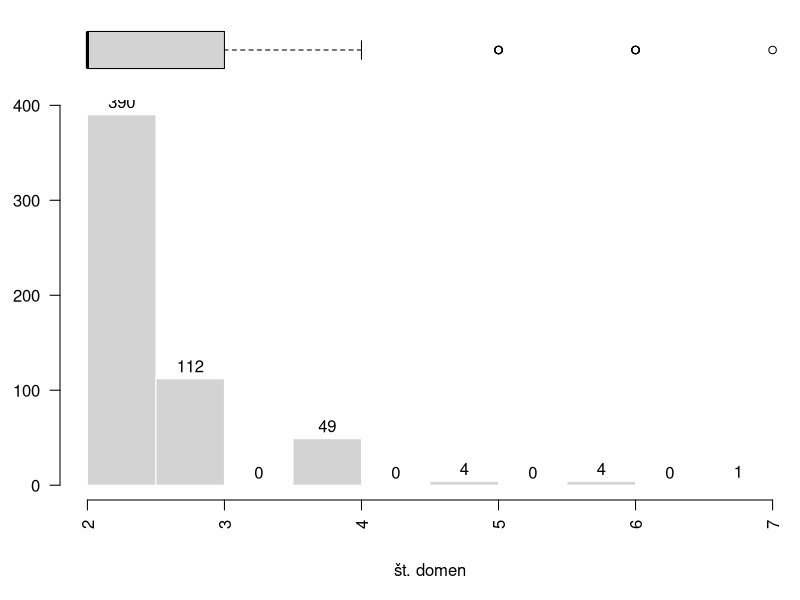
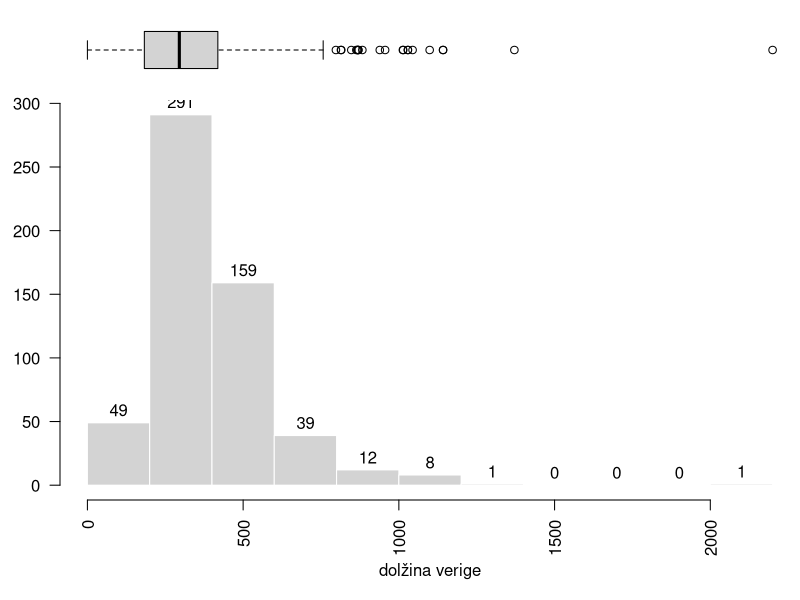

Write R code to recreate these figures, in order. (Note: this script raises an error after producing the figures.)
# TODO: POSODOBI GLEDE NA RMD DOKUMENT
# TODO: POSODOBI GLEDE NA RMD DOKUMENT
# TODO: POSODOBI GLEDE NA RMD DOKUMENT
# TODO: POSODOBI GLEDE NA RMD DOKUMENT
# TODO: POSODOBI GLEDE NA RMD DOKUMENT
# TODO: POSODOBI GLEDE NA RMD DOKUMENT
# TODO: POSODOBI GLEDE NA RMD DOKUMENT
# TODO: POSODOBI GLEDE NA RMD DOKUMENT
# TODO: POSODOBI GLEDE NA RMD DOKUMENT
# TODO: POSODOBI GLEDE NA RMD DOKUMENT
# TODO: POSODOBI GLEDE NA RMD DOKUMENT
# TODO: POSODOBI GLEDE NA RMD DOKUMENT
# TODO: POSODOBI GLEDE NA RMD DOKUMENT
# TODO: POSODOBI GLEDE NA RMD DOKUMENT

library(dplyr)
library(ggplot2)

getwd()
# setwd("..")

# WARN: beri build_decompositions_csv.py za format
csv <- read.csv("sword_results.csv", header = TRUE) |>
    as_tibble() |>
    group_by(protein)
csv

# TODO: odstrani tiste, ki imajo samo eno domeno v optimalni particiji
md_opt <- csv |>
    filter(partition == 0) |>
    filter(max(domain) > 1)
md_opt

table(md_opt$domain)

prot_group <- function(d, p) {
    d[d$protein == p, ]
}

sexy_hist <- function(data, labl = TRUE, b = nclass.Sturges(data), xl = "", yl = "") {
    # set layout
    lay_mat <- matrix(c(1, 2), nrow = 2)
    lay <- layout(mat = lay_mat, heights = c(1, 5))

    # plot
    par(mar = c(0, 3, 0, 0))
    boxplot(data,
        horizontal = TRUE,
        # ylim = c(min(data)-10, max(data)+10),
        axes = FALSE
    )

    par(mar = c(5, 3, 0, 0))
    hist(data,
        breaks = b,
        border = "white",
        # xlim = c(min(data)-10, max(data)+10),
        xlab = xl,
        ylab = yl,
        labels = labl,
        las = 2,
        main = ""
    )
}

# TODO: kakšna je distribucija števila domen
md_opt$protein |>
    table() |>
    sexy_hist(xl = "št. domen")

# največ jih ima 2 domeni, kar je super za nas i think
which(table(md_opt$protein) == 2) |> length()

# TODO: kakšna je distribucija velikost proteinov po dolžini aminokislinske verige

ds <- c()
for (prot in unique(md_opt$protein)) {
    df <- prot_group(md_opt, prot)
    ds <- c(ds, max(df$end))
}
sexy_hist(ds, xl = "dolžina verige")

# TODO: ugotovi kateri kršijo razmerje 1:2, 1:3 v velikosti domen
# večje kot 1:3 je slabo
# iz start in end izračunaj velikost domene, primerjaj

check_ratios <- function(df, cutoff = 0.67) {
    keep <- c()
    for (prot in unique(df$protein)) {
        d2 <- prot_group(df, prot) |> as.data.frame() # tu nočem tibble

        # velikosti domen
        dsizes <- d2$end - d2$start + 1 # ker je 1-based

        # preveri ali katere kombinacije NE ustrezajo pogoju
        # kombinacije vseh domen: (1,2), (1,3), (2,3) ...
        # transponirano, da je dimenzije N×2
        m <- combn(d2$domain, m = 2) |> t()

        # kombinacija po kombinaciji, razmerje med domenama
        # razmerje manjša/večja domena, da je v intervalu [0,1]
        ratios <- apply(m, 1, \(x) min(dsizes[x]) / max(dsizes[x]))

        # ohrani protein, če razmerja ustrezajo
        if (all(ratios < cutoff)) {
            keep <- c(keep, prot)
        }
    }
    keep
}

md_opt

# manj strogo
keep <- check_ratios(md_opt)
length(keep)
length(unique(md_opt$protein)) - length(keep)
md_opt[which(md_opt$protein %in% keep), ]
write.csv(
    file = "ratio_1v3.csv",
    x = md_opt[which(md_opt$protein %in% keep), ],
    quote = FALSE,
    sep = ",",
    row.names = FALSE
)

# bolj strogo
keep <- check_ratios(md_opt, cutoff = 0.5)
length(keep)
length(unique(md_opt$protein)) - length(keep)
write.csv(
    file = "ratio_1v2.csv",
    x = md_opt[which(md_opt$protein %in% keep), ],
    quote = FALSE,
    sep = ",",
    row.names = FALSE
)

md_keep <- read.csv(file = "ratio_1v2.csv", sep = ",", header = TRUE) |>
    as_tibble() |>
    group_by(protein)

# TODO: PREVERI AMBIGUITY INDEX
# do 3 je okej in my book
md_keep$aindex |> table()

# TODO: PREVERI AUL VREDNOST
# če je slaba potem odstrani... ampak slaba je kdaj? manj kot 50..?
# odvisno od podatkov..? Ali se sploh splača naprej? Preveri porazdelitev

# NOTE: vzame vse AUL vrednosti, moral bi vzeti min/max/mean vsakega proteina (?)
# moram se znebit vseh proteinov, ki imajo v katerikoli domeni AUL manjši od cutoff
# gledam porazdelitev "najslabših" domen med proteini, vsak protein ima enega predstavnika

bad_doms <- data.frame()

for (prot in unique(md_keep$protein)) {
    df <- prot_group(md_keep, prot)

    # najdi najslabšo domeno
    bad_dom <- which(df$AUL == min(df$AUL))[1]

    # dodaj na seznam
    bad_doms <- rbind(bad_doms, df[bad_dom, ])
}

bad_doms

# vsak protein je notri
all(group_keys(bad_doms) == group_keys(md_keep))

# ni duplikatov
all(bad_doms$protein == unique(bad_doms$protein))

for (c in c(50, 75, 90))
{
    cutoff <- c

    n_below <- sum(bad_doms$AUL < cutoff)
    n_above <- sum(bad_doms$AUL >= cutoff)

    ggplot(bad_doms, aes(x = AUL)) +
        geom_histogram(aes(fill = after_stat(x) >= cutoff),
            breaks = seq(0, 100, length.out = 31),
            color = "white",
            linewidth = 0.4
        ) +
        # stat_bin(aes(label = after_stat(count)),
        #          geom = "text",
        #          breaks = seq(0, 100, length.out = 31),
        #          vjust = -0.5,
        #          size = 3.5) +
        scale_fill_hue(labels = c(n_below, n_above)) +
        scale_y_continuous(expand = expansion(mult = c(0, 0.1))) +
        labs(
            title = paste("AUL vrednosti izbranih proteinov, cutoff", cutoff),
            x = "AUL (%)",
            y = "",
            fill = "counts"
        ) +
        theme_bw() +
        theme(
            plot.title = element_text(hjust = 0.5, size = 15),
            legend.position = c(0.15, 0.85),
            legend.background = element_rect(fill = "white"),
        )
    ggsave(filename = paste0("aul", cutoff, ".png"))
}

# TODO: ohrani vse ki so kvalitetni
selected <- bad_doms[which(bad_doms$AUL >= 75), ]$protein
final <- filter(md_keep, protein %in% selected)

write.csv(
    file = "clean_dataset.csv",
    x = final,
    sep = ",",
    quote = FALSE,
    row.names = FALSE
)
